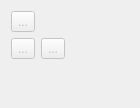
      <widget class="QWidget" name="page_2">
       <property name="geometry">
        <rect>
         <x>0</x>
         <y>0</y>
         <width>140</width>
         <height>108</height>
        </rect>
       </property>
       <property name="sizePolicy">
        <sizepolicy hsizetype="Expanding" vsizetype="Maximum">
         <horstretch>0</horstretch>
         <verstretch>0</verstretch>
        </sizepolicy>
       </property>
       <property name="toolTip">
        <string>Tools for creating lines.</string>
       </property>
       <attribute name="icon">
        <iconset resource="../../libs/vmisc/share/resources/icon.qrc">
         <normaloff>:/icon/16x16/toolsectionline.png</normaloff>:/icon/16x16/toolsectionline.png</iconset>
       </attribute>
       <attribute name="label">
        <string>Line</string>
       </attribute>
       <attribute name="toolTip">
        <string>Line</string>
       </attribute>
       <layout class="QFormLayout" name="formLayout_2">
        <item row="0" column="0">
         <widget class="QToolButton" name="toolButtonPointerLine">
          <property name="enabled">
           <bool>false</bool>
          </property>
          <property name="toolTip">
           <string>Tool pointer</string>
          </property>
          <property name="text">
           <string notr="true">...</string>
          </property>
          <property name="icon">
           <iconset resource="../../libs/vmisc/share/resources/icon.qrc">
            <normaloff>:/icon/32x32/arrow_cursor.png</normaloff>:/icon/32x32/arrow_cursor.png</iconset>
          </property>
          <property name="iconSize">
           <size>
            <width>32</width>
            <height>32</height>
           </size>
          </property>
          <property name="checkable">
           <bool>true</bool>
          </property>
         </widget>
        </item>
        <item row="2" column="0">
         <widget class="QToolButton" name="toolButtonLine">
          <property name="enabled">
           <bool>false</bool>
          </property>
          <property name="toolTip">
           <string>Line between points</string>
          </property>
          <property name="text">
           <string notr="true">...</string>
          </property>
          <property name="icon">
           <iconset resource="share/resources/toolicon.qrc">
            <normaloff>:/toolicon/32x32/line.png</normaloff>:/toolicon/32x32/line.png</iconset>
          </property>
          <property name="iconSize">
           <size>
            <width>32</width>
            <height>32</height>
           </size>
          </property>
          <property name="checkable">
           <bool>true</bool>
          </property>
         </widget>
        </item>
        <item row="2" column="1">
         <widget class="QToolButton" name="toolButtonLineIntersect">
          <property name="enabled">
           <bool>false</bool>
          </property>
          <property name="toolTip">
           <string>Point at line intersection</string>
          </property>
          <property name="text">
           <string notr="true">...</string>
          </property>
          <property name="icon">
           <iconset resource="share/resources/toolicon.qrc">
            <normaloff>:/toolicon/32x32/intersect.png</normaloff>:/toolicon/32x32/intersect.png</iconset>
          </property>
          <property name="iconSize">
           <size>
            <width>32</width>
            <height>32</height>
           </size>
          </property>
          <property name="checkable">
           <bool>true</bool>
          </property>
         </widget>
        </item>
       </layout>
      </widget>
